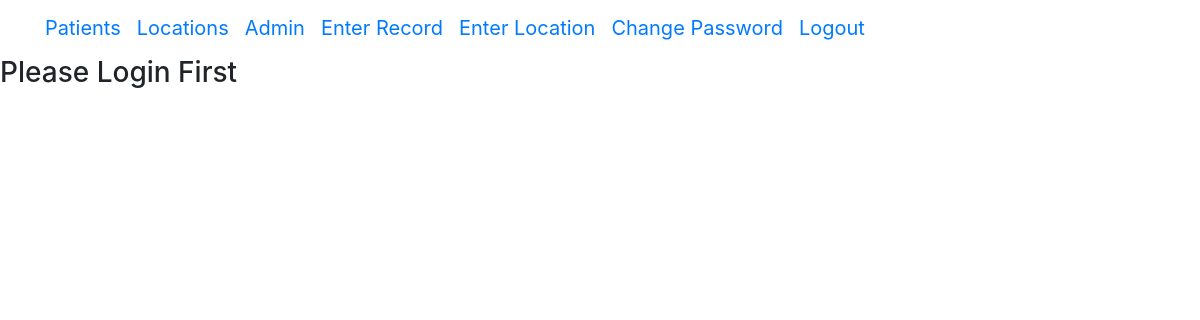
The page /covidapp/location/2/edit/ (signed in) on the database as committed earlier.
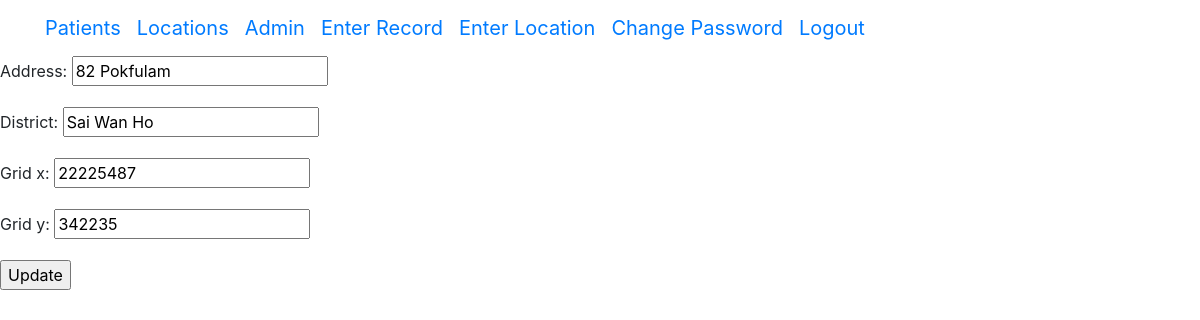
The same page on the database as committed later.
### covidapp/models.py (models this page shows, shortened)
class LocationTemplate(models.Model):
    location_name = models.CharField(max_length=50, null=True, blank=True)
    address = models.CharField(max_length=300, null=True, blank=True)
    district = models.CharField(max_length=300, null=True, blank=True)
    grid_x = models.IntegerField(null=True, blank=True)
    grid_y = models.IntegerField(null=True, blank=True)

### covidapp/views.py (the view, shortened to what this page needs)
# urls.py: re_path('location/(?P<pk>\d+)/edit/$', views.LocationUpdateView.as_view(), name='location_edit'),
class LocationUpdateView(UpdateView):
    model = LocationTemplate
    fields = ['address','district','grid_x','grid_y']

### covidapp/templatetags/has_group.py (called while the page is built)
@register.filter(name='has_group')
def has_group(user, group_name):
    return user.groups.filter(name=group_name).exists()

### templates/covidapp/locationTemplate_form.html
{% extends "covidapp/base.html" %}
{% block content %}
{% load has_group %}
{% if request.user|has_group:"Epidemiologists" or request.user|has_group:"Staff" %}
<form method="post">{% csrf_token %}
    {{ form.as_p }}
    <input type="submit" value="Update">
</form>
{% else %}
<h3>Please Login First</h3>
{% endif %}
{% endblock %}

Rows that differ between the two databases and show on the page:
now on this page (row edited): LocationTemplate: address "82 Pokfulam", district "Sai Wan Ho", grid_x "22225487", grid_y "342235"
Other text that changed with them:
form field value: (not shown) → "Update"
text no longer shown: "Please Login First"
text now shown: "Address: District: Grid x: Grid y:"
